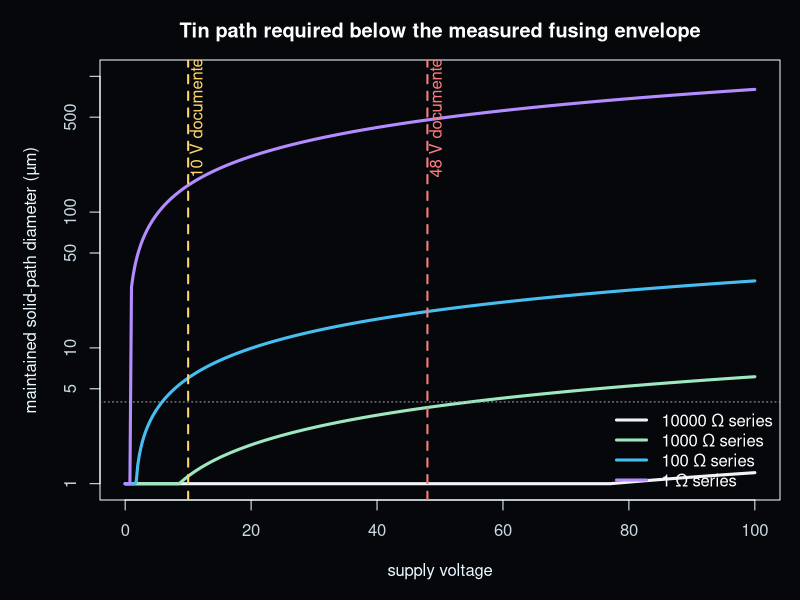

Generate this figure with R:
rho <- 11.5e-8
length_m <- 0.875e-3
initial_diameter_um <- 1
measured_diameter <- c(1, 2.5, 4)
measured_fusing_current <- c(0.010, 0.030, 0.075)
fit <- lm(log(measured_fusing_current) ~ log(measured_diameter))
a <- exp(coef(fit)[1])
b <- unname(coef(fit)[2])

resistance <- function(diameter_um) {
  area <- pi * (diameter_um * 1e-6 / 2)^2
  rho * length_m / area
}

fusing_current <- function(diameter_um) a * diameter_um^b

required_diameter <- function(voltage, series_resistance) {
  margin <- function(diameter_um) {
    0.8 * fusing_current(diameter_um) -
      voltage / (series_resistance + resistance(diameter_um))
  }
  if (margin(initial_diameter_um) >= 0) return(initial_diameter_um)
  if (margin(1000) < 0) return(NA_real_)
  uniroot(margin, c(initial_diameter_um, 1000))$root
}

series_values <- c(10000, 1000, 100, 1)
voltages <- seq(0, 100, by = 0.25)
result <- do.call(rbind, lapply(series_values, function(series_resistance) {
  data.frame(
    voltage = voltages,
    series_resistance = series_resistance,
    fixed_current = voltages / (series_resistance + resistance(initial_diameter_um)),
    fixed_fused = voltages / (series_resistance + resistance(initial_diameter_um)) > fusing_current(initial_diameter_um),
    maintained_diameter_um = vapply(voltages, required_diameter, numeric(1), series_resistance = series_resistance),
    source_current_capability = voltages / series_resistance
  )
}))
result$vacuum_arc_capable <- result$voltage >= 18 & result$source_current_capability >= 3
write.table(result, "ramp.tsv", sep = "\t", row.names = FALSE, quote = FALSE)

selected <- result[result$voltage %in% c(10, 48, 100), ]
write.table(selected, "selected-points.tsv", sep = "\t", row.names = FALSE, quote = FALSE)

png("../../figures/tin-whisker-voltage-ramp.png", width = 1600, height = 950, res = 160, type = "quartz", bg = "#05070B")
par(mar = c(5, 5, 3, 1), bg = "#05070B", fg = "#EAF8FF", col.axis = "#C9D9E2", col.lab = "#EAF8FF")
colors <- c("10000" = "#F2F5F7", "1000" = "#9DE7C1", "100" = "#48BDF0", "1" = "#B48CFF")
plot(NA, xlim = range(voltages), ylim = c(1, 1000), log = "y",
     xlab = "supply voltage", ylab = "maintained solid-path diameter (µm)",
     main = "Tin path required below the measured fusing envelope", col.main = "#FFFFFF")
for (series_resistance in series_values) {
  x <- result[result$series_resistance == series_resistance, ]
  lines(x$voltage, x$maintained_diameter_um, lwd = 3, col = colors[[as.character(series_resistance)]])
}
abline(v = c(10, 48), col = c("#FFD36A", "#FF7B7B"), lty = 2, lwd = 2)
abline(h = 4, col = "#9AA7B2", lty = 3)
legend("bottomright", legend = paste0(series_values, " Ω series"), col = colors, lwd = 3, bty = "n", text.col = "white")
text(10, 180, "10 V documented stable short", srt = 90, col = "#FFD36A", pos = 4)
text(48, 180, "48 V documented self-erasure", srt = 90, col = "#FF7B7B", pos = 4)
dev.off()

cat(sprintf("fit: I_fuse = %.6g * diameter_um^%.6f\n", a, b))
print(selected)
